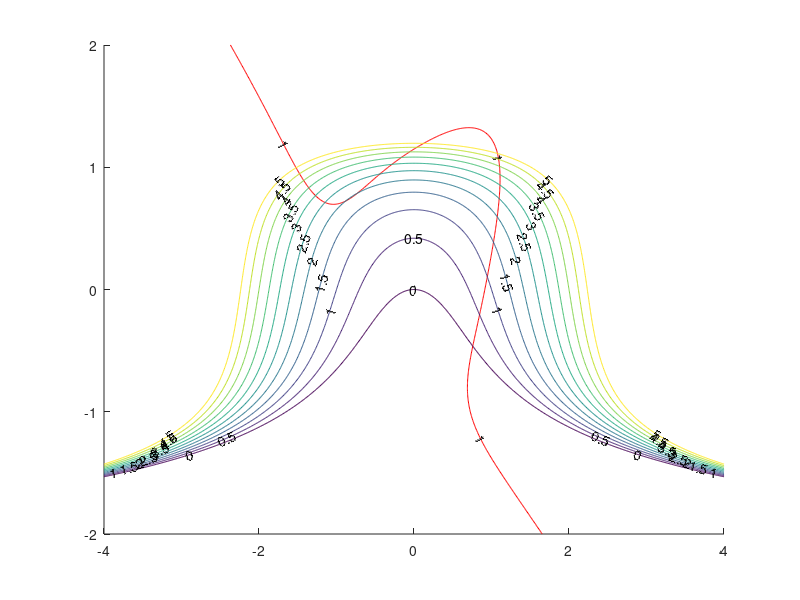

This figure's MATLAB source: (Note: this script raises an error after producing the figure.)
format long; figure; hold on;
s = 2.3499837659848088;

f12 = @(x,y)(x+s./10).^5 + y.^5 -3.*x.*y -1;
f22 = @(x,y) x.^2 + y.*exp(y.^2);

[X, Y] = meshgrid(-4:0.01:4, -2:0.01:2);
Z = f12(X,Y);
contour(X, Y, Z, [1,1], 'ShowText','on','LineColor','r');
Z = f22(X,Y);
contour(X, Y, Z, 0:0.5:5, 'ShowText','on');

x0 = [-0.85;0.74;2]; % priblizna vrednost pobrana iz grafa
out = newt(x0, 10^-12, 50);
plot(out(1,:), out(2,:), 'm');
r = out(3, end)
contour(X, Y, Z, [r,r], 'ShowText','on');

function out = f(in)
s = 2.3499837659848088;
    syms x y d
    f1 = (x+s/10)^5 + y^5 -3*x*y -1;
    f2 = x^2 + y*exp(y^2) - d;
    f3 = det(jacobian([ f1, f2 ], [x,y]));
    
    out = [f1; f2; f3];
    out = subs(out, x, in(1));
    out = subs(out, y, in(2));
    out = subs(out, d, in(3));

end

function out = J(in)
s = 2.3499837659848088;
    syms x y d
    f1 = (x+s/10)^5 + y^5 -3*x*y -1;
    f2 = x^2 + y*exp(y^2) - d;
    f3 = det(jacobian([ f1, f2 ], [x,y]));
    jac = jacobian([f1 ,f2 , f3], [x,y,d]);

    out = subs(jac, x, in(1));
    out = subs(out, y, in(2));
    out = subs(out, d, in(3));
end

function [it, n] = newt(x0, tol, maxiter)
    it = zeros(size(x0,1), maxiter);
    it(:,1) = x0;

    for n = 1:maxiter
        dit = linsolve(J(it(:,n)),-f(it(:,n)));
        it(:,n+1) = it(:,n) + dit;
        if abs(norm(it(:,n+1),2)-norm(it(:,n),2)) < tol
            it = it(:,1:n+1);
            return
        end
    end
    warning('Napaka - najvecje dovoljeno stevilo korakov');
end
